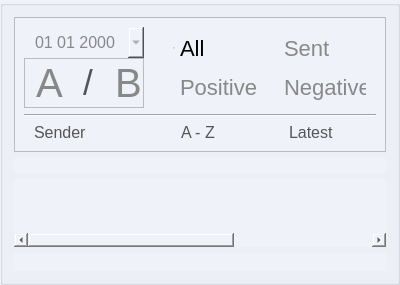
         <widget class="QGroupBox" name="groupBox_inbox">
          <property name="sizePolicy">
           <sizepolicy hsizetype="Expanding" vsizetype="Preferred">
            <horstretch>0</horstretch>
            <verstretch>0</verstretch>
           </sizepolicy>
          </property>
          <property name="minimumSize">
           <size>
            <width>400</width>
            <height>0</height>
           </size>
          </property>
          <property name="maximumSize">
           <size>
            <width>400</width>
            <height>16777215</height>
           </size>
          </property>
          <property name="font">
           <font>
            <family>Times New Roman</family>
            <pointsize>11</pointsize>
            <weight>75</weight>
            <bold>true</bold>
           </font>
          </property>
          <property name="styleSheet">
           <string notr="true">background-color: #eff2f8;
</string>
          </property>
          <property name="title">
           <string/>
          </property>
          <layout class="QVBoxLayout" name="verticalLayout_19">
           <item>
            <widget class="QFrame" name="frame">
             <property name="frameShape">
              <enum>QFrame::StyledPanel</enum>
             </property>
             <property name="frameShadow">
              <enum>QFrame::Raised</enum>
             </property>
             <layout class="QVBoxLayout" name="verticalLayout_17">
              <item>
               <layout class="QHBoxLayout" name="horizontalLayout_22" stretch="1,2">
                <property name="spacing">
                 <number>20</number>
                </property>
                <item>
                 <layout class="QVBoxLayout" name="verticalLayout_18">
                  <property name="spacing">
                   <number>0</number>
                  </property>
                  <item>
                   <widget class="QDateEdit" name="dateEdit_imap_since">
                    <property name="minimumSize">
                     <size>
                      <width>115</width>
                      <height>25</height>
                     </size>
                    </property>
                    <property name="font">
                     <font>
                      <pointsize>-1</pointsize>
                     </font>
                    </property>
                    <property name="styleSheet">
                     <string notr="true">
            /* Base styling for QDateEdit */
            QDateEdit {
                border: none;
                padding: 5px;
                background-color: #eff2f8;
                color: #888;
                font-size: 16px;
            }
            /* Calendar popup styling */
            QCalendarWidget QToolButton {
                color: #ffffff;
                background-color: #eff2f8;
                border: none;
                font-size: 14px;
            }
            QCalendarWidget QToolButton:hover {
                background-color: #eff2f8;
            }
            QCalendarWidget QSpinBox {
                width: 100px;
                color: #888;
                font-size: 14px;
            }
            QCalendarWidget QWidget {
                background-color: #ffffff;
            }
            QCalendarWidget QAbstractItemView {
                background-color: #ffffff;
                selection-background-color: #0078D4;
                selection-color: #ffffff;
            }</string>
                    </property>
                    <property name="wrapping">
                     <bool>true</bool>
                    </property>
                    <property name="frame">
                     <bool>true</bool>
                    </property>
                    <property name="alignment">
                     <set>Qt::AlignCenter</set>
                    </property>
                    <property name="readOnly">
                     <bool>false</bool>
                    </property>
                    <property name="buttonSymbols">
                     <enum>QAbstractSpinBox::UpDownArrows</enum>
                    </property>
                    <property name="showGroupSeparator" stdset="0">
                     <bool>false</bool>
                    </property>
                    <property name="displayFormat">
                     <string>dd MM yyyy</string>
                    </property>
                    <property name="calendarPopup">
                     <bool>true</bool>
                    </property>
                   </widget>
                  </item>
                  <item>
                   <widget class="QFrame" name="frame_3">
                    <property name="minimumSize">
                     <size>
                      <width>0</width>
                      <height>50</height>
                     </size>
                    </property>
                    <property name="maximumSize">
                     <size>
                      <width>16777215</width>
                      <height>50</height>
                     </size>
                    </property>
                    <property name="frameShape">
                     <enum>QFrame::StyledPanel</enum>
                    </property>
                    <property name="frameShadow">
                     <enum>QFrame::Raised</enum>
                    </property>
                    <layout class="QHBoxLayout" name="horizontalLayout_21">
                     <property name="spacing">
                      <number>0</number>
                     </property>
                     <property name="leftMargin">
                      <number>0</number>
                     </property>
                     <property name="topMargin">
                      <number>0</number>
                     </property>
                     <property name="rightMargin">
                      <number>0</number>
                     </property>
                     <property name="bottomMargin">
                      <number>0</number>
                     </property>
                     <item>
                      <widget class="QRadioButton" name="radioButton_group_a">
                       <property name="maximumSize">
                        <size>
                         <width>16777215</width>
                         <height>50</height>
                        </size>
                       </property>
                       <property name="styleSheet">
                        <string notr="true">QRadioButton::indicator {
                width: 0px; /* Hide the circle indicator */
                height: 0px;
            }
QRadioButton {
                font-size: 40px;
                color: #888;
                background-color: transparent;
                text-align:left;
                border: none;
padding-left:5px;
            }
            QRadioButton:checked {
                font-weight: bold;
                color: #000;
            }</string>
                       </property>
                       <property name="text">
                        <string>A</string>
                       </property>
                      </widget>
                     </item>
                     <item>
                      <widget class="QLabel" name="label">
                       <property name="minimumSize">
                        <size>
                         <width>35</width>
                         <height>0</height>
                        </size>
                       </property>
                       <property name="maximumSize">
                        <size>
                         <width>35</width>
                         <height>50</height>
                        </size>
                       </property>
                       <property name="styleSheet">
                        <string notr="true">color: #555;
font-size: 35px;
padding-left:10px;</string>
                       </property>
                       <property name="text">
                        <string>/</string>
                       </property>
                      </widget>
                     </item>
                     <item>
                      <widget class="QRadioButton" name="radioButton_group_b">
                       <property name="sizePolicy">
                        <sizepolicy hsizetype="Preferred" vsizetype="Preferred">
                         <horstretch>0</horstretch>
                         <verstretch>0</verstretch>
                        </sizepolicy>
                       </property>
                       <property name="maximumSize">
                        <size>
                         <width>16777215</width>
                         <height>50</height>
                        </size>
                       </property>
                       <property name="styleSheet">
                        <string notr="true">QRadioButton::indicator {
                width: 0px; /* Hide the circle indicator */
                height: 0px;
            }
QRadioButton {
                font-size: 40px;
                color: #888;
                background-color: transparent;
                border: none;
padding-left:10px;
            }
            QRadioButton:checked {
                font-weight: bold;
                color: #000;
            }</string>
                       </property>
                       <property name="text">
                        <string>B</string>
                       </property>
                      </widget>
                     </item>
                    </layout>
                   </widget>
                  </item>
                 </layout>
                </item>
                <item>
                 <widget class="QWidget" name="widget_3" native="true">
                  <layout class="QGridLayout" name="gridLayout_5">
                   <property name="leftMargin">
                    <number>0</number>
                   </property>
                   <property name="topMargin">
                    <number>0</number>
                   </property>
                   <property name="rightMargin">
                    <number>0</number>
                   </property>
                   <property name="bottomMargin">
                    <number>0</number>
                   </property>
                   <property name="spacing">
                    <number>0</number>
                   </property>
                   <item row="0" column="1">
                    <widget class="QRadioButton" name="radioButton_email_sent">
                     <property name="font">
                      <font>
                       <pointsize>-1</pointsize>
                      </font>
                     </property>
                     <property name="styleSheet">
                      <string notr="true">QRadioButton::indicator {
                width: 0px; /* Hide the circle indicator */
                height: 0px;
            }
QRadioButton {
                font-size: 22px;
                color: #888;
                background-color: transparent;
                border: none;
                padding: 5px 10px;
            }
            QRadioButton:checked {
                font-weight: bold;
                color: #000;
            }</string>
                     </property>
                     <property name="text">
                      <string>Sent</string>
                     </property>
                    </widget>
                   </item>
                   <item row="1" column="0">
                    <widget class="QRadioButton" name="radioButton_email_positive">
                     <property name="font">
                      <font>
                       <pointsize>-1</pointsize>
                      </font>
                     </property>
                     <property name="styleSheet">
                      <string notr="true">QRadioButton::indicator {
                width: 0px; /* Hide the circle indicator */
                height: 0px;
            }
QRadioButton {
                font-size: 22px;
                color: #888;
                background-color: transparent;
                text-align:left;
                border: none;
                padding: 5px 10px;
            }
            QRadioButton:checked {
                font-weight: bold;
                color: #000;
            }</string>
                     </property>
                     <property name="text">
                      <string>Positive</string>
                     </property>
                     <property name="checked">
                      <bool>false</bool>
                     </property>
                    </widget>
                   </item>
                   <item row="1" column="1">
                    <widget class="QRadioButton" name="radioButton_email_negative">
                     <property name="font">
                      <font>
                       <pointsize>-1</pointsize>
                      </font>
                     </property>
                     <property name="styleSheet">
                      <string notr="true">QRadioButton::indicator {
                width: 0px; /* Hide the circle indicator */
                height: 0px;
            }
QRadioButton {
                font-size: 22px;
                color: #888;
                background-color: transparent;
                border: none;
                padding: 5px 10px;
            }
            QRadioButton:checked {
                font-weight: bold;
                color: #000;
            }</string>
                     </property>
                     <property name="text">
                      <string>Negative</string>
                     </property>
                    </widget>
                   </item>
                   <item row="0" column="0">
                    <widget class="QRadioButton" name="radioButton_email_all">
                     <property name="font">
                      <font>
                       <pointsize>-1</pointsize>
                      </font>
                     </property>
                     <property name="styleSheet">
                      <string notr="true">QRadioButton::indicator {
                width: 0px; /* Hide the circle indicator */
                height: 0px;
            }
QRadioButton {
                font-size: 22px;
                color: #888;
                background-color: transparent;
                text-align:left;
                border: none;
                padding: 5px 10px;
            }
            QRadioButton:checked {
                font-weight: bold;
                color: #000;
            }</string>
                     </property>
                     <property name="text">
                      <string>All</string>
                     </property>
                     <property name="checked">
                      <bool>true</bool>
                     </property>
                    </widget>
                   </item>
                  </layout>
                 </widget>
                </item>
               </layout>
              </item>
              <item>
               <widget class="Line" name="line_33">
                <property name="orientation">
                 <enum>Qt::Horizontal</enum>
                </property>
               </widget>
              </item>
              <item>
               <layout class="QHBoxLayout" name="horizontalLayout_35" stretch="1,1,1">
                <property name="spacing">
                 <number>0</number>
                </property>
                <item>
                 <widget class="QPushButton" name="pushButton_sort_alpha_2">
                  <property name="font">
                   <font>
                    <family>Arial</family>
                    <pointsize>12</pointsize>
                   </font>
                  </property>
                  <property name="styleSheet">
                   <string notr="true">color: #555;
border: none;
text-align:left;
padding-left: 10px;</string>
                  </property>
                  <property name="text">
                   <string>Sender</string>
                  </property>
                  <property name="flat">
                   <bool>true</bool>
                  </property>
                 </widget>
                </item>
                <item>
                 <widget class="QPushButton" name="pushButton_sort_alpha">
                  <property name="font">
                   <font>
                    <family>Arial</family>
                    <pointsize>12</pointsize>
                   </font>
                  </property>
                  <property name="styleSheet">
                   <string notr="true">color: #555;
border: none;
text-align: left;
padding-left:40px;
</string>
                  </property>
                  <property name="text">
                   <string>A - Z</string>
                  </property>
                  <property name="flat">
                   <bool>true</bool>
                  </property>
                 </widget>
                </item>
                <item>
                 <widget class="QPushButton" name="pushButton_sort_date">
                  <property name="font">
                   <font>
                    <family>Arial</family>
                    <pointsize>12</pointsize>
                   </font>
                  </property>
                  <property name="styleSheet">
                   <string notr="true">color: #555;
border: none;
text-align:left;
padding-left: 30px;</string>
                  </property>
                  <property name="text">
                   <string>Latest</string>
                  </property>
                  <property name="flat">
                   <bool>true</bool>
                  </property>
                 </widget>
                </item>
               </layout>
              </item>
             </layout>
            </widget>
           </item>
           <item>
            <widget class="QLabel" name="label_version">
             <property name="font">
              <font>
               <family>Calibri</family>
               <weight>75</weight>
               <italic>false</italic>
               <bold>true</bold>
               <underline>false</underline>
              </font>
             </property>
             <property name="text">
              <string notr="true"/>
             </property>
             <property name="alignment">
              <set>Qt::AlignLeading|Qt::AlignLeft|Qt::AlignVCenter</set>
             </property>
            </widget>
           </item>
           <item>
            <widget class="QTableWidget" name="tableWidget_inbox">
             <property name="minimumSize">
              <size>
               <width>0</width>
               <height>50</height>
              </size>
             </property>
             <property name="font">
              <font>
               <family>Arial</family>
               <pointsize>12</pointsize>
              </font>
             </property>
             <property name="styleSheet">
              <string notr="true">QTableWidget{
background-color: #eff2f8;
}
QTableWidget::item {
    border-right: 1px solid #d3d3d3; /* Add right border for rows */
                color: #555;
}
/* Change background color and text color for selected cells */
QTableWidget::item:selected {
    background-color: transparent; /* Light red background */
    outline: none;
     border: none;
                font-weight: bold;
                color: #000;
}
/* Optionally, remove the dotted focus border */
QTableWidget::item:focus {
    outline: none;
    border: none;
                font-weight: bold;
                color: #000;
}
            QScrollBar:horizontal {
                border: none;
                background: #f5f5f5;
                height: 12px;
                margin: 0px 12px 0px 12px;  /* Adjust margins for corners */
            }
            QScrollBar::handle:horizontal {
                background: #888;
                min-width: 20px;
                border-radius: 6px;
            }
            QScrollBar::handle:horizontal:hover {
                background: #666;
            }
            QScrollBar::add-line:horizontal, QScrollBar::sub-line:horizontal {
                background: none;
                width: 0px;
            }
            QScrollBar::add-page:horizontal, QScrollBar::sub-page:horizontal {
                background: #f5f5f5;
            }
QScrollBar:vertical {
                border: none;
                background: #f5f5f5;
                width: 10px;
                margin: 0px 0px 0px 0px;
            }
            QScrollBar::handle:vertical {
                background: #888;
                min-height: 20px;
                border-radius: 5px;
            }
            QScrollBar::handle:vertical:hover {
                background: #666;
            }
            QScrollBar::sub-line:vertical, QScrollBar::add-line:vertical {
                background: none;
                height: 0px;
            }
            QScrollBar::add-page:vertical, QScrollBar::sub-page:vertical {
                background: #f5f5f5;
            }</string>
             </property>
             <property name="frameShape">
              <enum>QFrame::NoFrame</enum>
             </property>
             <property name="sizeAdjustPolicy">
              <enum>QAbstractScrollArea::AdjustToContents</enum>
             </property>
             <property name="editTriggers">
              <set>QAbstractItemView::NoEditTriggers</set>
             </property>
             <property name="alternatingRowColors">
              <bool>true</bool>
             </property>
             <property name="showGrid">
              <bool>false</bool>
             </property>
             <attribute name="horizontalHeaderVisible">
              <bool>false</bool>
             </attribute>
             <attribute name="horizontalHeaderCascadingSectionResizes">
              <bool>true</bool>
             </attribute>
             <attribute name="horizontalHeaderDefaultSectionSize">
              <number>100</number>
             </attribute>
             <attribute name="verticalHeaderVisible">
              <bool>false</bool>
             </attribute>
             <column>
              <property name="text">
               <string/>
              </property>
             </column>
             <column>
              <property name="text">
               <string>FROM</string>
              </property>
              <property name="font">
               <font>
                <family>Calibri</family>
                <pointsize>11</pointsize>
                <weight>75</weight>
                <bold>true</bold>
               </font>
              </property>
              <property name="textAlignment">
               <set>AlignCenter</set>
              </property>
             </column>
             <column>
              <property name="text">
               <string>SUBJECT</string>
              </property>
              <property name="font">
               <font>
                <family>Calibri</family>
                <pointsize>11</pointsize>
                <weight>75</weight>
                <bold>true</bold>
               </font>
              </property>
              <property name="textAlignment">
               <set>AlignCenter</set>
              </property>
             </column>
             <column>
              <property name="text">
               <string>DATE</string>
              </property>
              <property name="font">
               <font>
                <family>Calibri</family>
                <pointsize>11</pointsize>
                <weight>75</weight>
                <bold>true</bold>
               </font>
              </property>
              <property name="textAlignment">
               <set>AlignCenter</set>
              </property>
             </column>
             <column>
              <property name="text">
               <string/>
              </property>
             </column>
            </widget>
           </item>
           <item>
            <widget class="QLabel" name="label_email_status">
             <property name="font">
              <font>
               <family>Calibri</family>
               <pointsize>11</pointsize>
              </font>
             </property>
             <property name="text">
              <string notr="true"/>
             </property>
             <property name="alignment">
              <set>Qt::AlignCenter</set>
             </property>
            </widget>
           </item>
          </layout>
         </widget>
